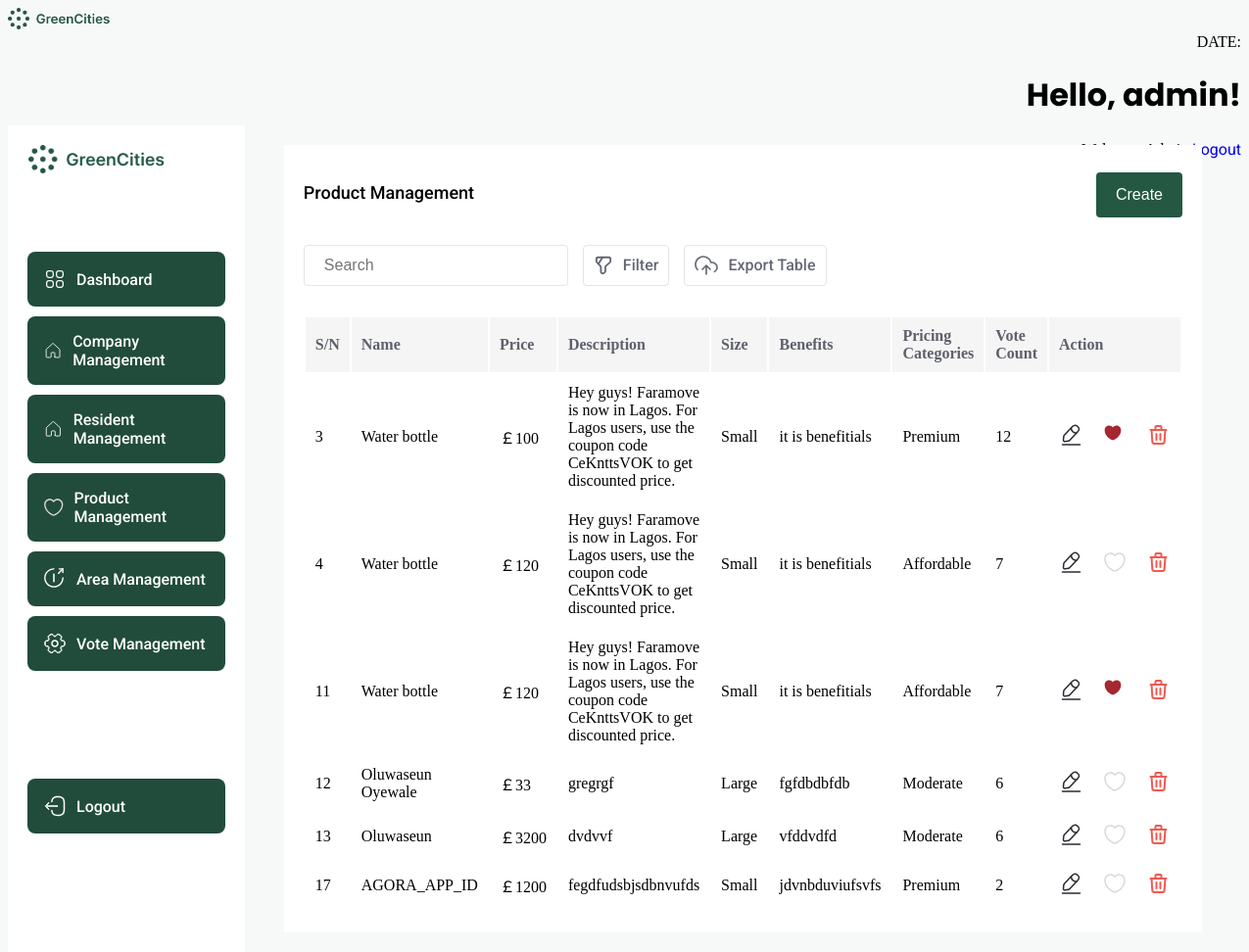
The page /product/index.php (signed in) on the database its author committed.
### tables this page shows
CREATE TABLE `product` (
  `id` int(11) NOT NULL,
  `name` varchar(50) NOT NULL,
  `price` float NOT NULL DEFAULT 0,
  `description` text NOT NULL,
  `size` varchar(15) NOT NULL,
  `benefits` text NOT NULL,
  `pricing_categories` varchar(15) NOT NULL,
  `class` varchar(50) NOT NULL DEFAULT 'Green energies products',
  `vote_count` int(11) NOT NULL DEFAULT 0
);

### product/index.php (the view, shortened to what this page needs)
<?php
$servername = "localhost";
$username = "root";
$password = "";
$dbname = "Green Alliance";
$conn = new mysqli($servername, $username, $password, $dbname);
$productListQuery = "SELECT * FROM `product`";
$productListResult = $conn->query($productListQuery);
$productListData = [];
$user_id = $_SESSION['id'];
if ($productListResult->num_rows > 0) {
    while ($row = $productListResult->fetch_assoc()) {
        $productId = $row['id'];
        $productName = $row['name'];
        $productPrice = $row['price'];
        $productDescription = $row['description'];
        $productSize = $row['size'];
        $voteCount = $row['vote_count'];
        $productBenefits = $row['benefits'];
        $productPricingCategories = $row['pricing_categories'];
        $voteValue = "FALSE";
        $check_vote_query = "SELECT * FROM votes WHERE product = $productId AND user = $user_id";
        $check_vote_result = $conn->query($check_vote_query);
        if( $check_vote_result->num_rows > 0) {
        if ($check_vote_result == true) {
            if (mysqli_num_rows($check_vote_result) > 0) {
                $voteValue = mysqli_fetch_assoc($check_vote_result)["vote"];
            }
        }
    }
        $myMap = [
            "id" => $productId,
            "name" => $productName,
            "price" => $productPrice,
            "description" => $productDescription,
            "size" => $productSize,
            "benefits" => $productBenefits,
            "vote" => $voteValue,
            "pricing_categories" => $productPricingCategories,
            "vote_count"=> $voteCount,
        ];
        $productListData[] = $myMap;
    }
} else {
}
$templateData = array(
    "result" => $productListData,
);
?>
<!DOCTYPE html>
<html lang="en">
<head>
</head>
<?php include ("../include/header.php"); ?>
<body>
    <div class="dashboard-container">
        <div class="sidebar">
            <img src="../images/banner.png" alt="logo" style="width: 200px; margin: 0 auto 70px; display: block;" />
            <?php if (isset($_SESSION['role']) && ($_SESSION['role'] === 'admin')) {
                ?>
                <a href="../dashboard.php">
                    <div class="sidebar-item">
                        <p>Dashboard</p>
                    </div>
                </a>
                <?php
            }
            ?>
            <?php
            if (isset($_SESSION['role']) && ($_SESSION['role'] === 'admin')) {
                ?>
                <a href="../company/">
                    <div class="sidebar-item">
                        <p>Company Management</p>
                    </div>
                </a>
                <?php
            }
            ?>
            <?php
            if (isset($_SESSION['role']) && ($_SESSION['role'] === 'admin')) {
                ?>
                <a href="../resident/">
                    <div class="sidebar-item">
                        <p>Resident Management</p>
                    </div>
                </a>
                <?php
            }
            ?>
            <?php
            if (isset($_SESSION['role']) && ($_SESSION['role'] === 'admin')) {
                ?>
                <div class="sidebar-item">
                    <p>Product Management</p>
                </div>
                <?php
            }
            ?>
            <?php
            if (isset($_SESSION['role']) && ($_SESSION['role'] === 'admin')) {
                ?>
                <a href="../area/">
                    <div class="sidebar-item">
                        <p>Area Management</p>
                    </div>
                </a>
                <?php
            }
            ?>
            <?php
            if (isset($_SESSION['role']) && ($_SESSION['role'] === 'admin')) {
                ?>
                <a href="../vote/">
                    <div class="sidebar-item">
                        <p>Vote Management</p>
                    </div>
                </a>
                <?php
            }
            ?>
            <a href="../logout.php">
                <div class="sidebar-item" style="margin: 100px 0 0;">
                    <p>Logout</p>
                </div>
            </a>
        </div>
        <div style="width: 100%;">
            <div style="background: white; margin: 20px 40px; padding: 20px;">
                <div style="display: flex; justify-content: space-between;">
                    <p style="font-size: 18px; font-weight: 500; color: black;">Product Management</p>
                    <a href="./create.php"> <button class="submit-btn">Create</button></a>
                </div>
                <div style="display:flex; gap: 15px; margin: 20px 0 30px;">
                    <input placeholder="Search" class="search" />
                    <div class="filter">
                        <p>Filter</p>
                    </div>
                    <div class="filter">
                        <p>Export Table</p>
                    </div>
                </div>
                <table class="table" style="width: 100%;">
                    <thead>
                        <tr style="background: #F5F5F6;">
                            <th scope="col" style="text-align: left">S/N</th>
                            <th scope="col" style="text-align: left">Name</th>
                            <th scope="col" style="text-align: left">Price</th>
                            <th scope="col" style="text-align: left">Description</th>
                            <th scope="col" style="text-align: left">Size</th>
                            <th scope="col" style="text-align: left">Benefits</th>
                            <th scope="col" style="text-align: left">Pricing Categories</th>
                            <th scope="col" style="text-align: left">Vote Count</th>
                            <th scope="col" style="text-align: left">Action</th>
                        </tr>
                    </thead>
                    <tbody>
                        <?php foreach ($templateData['result'] as $option): ?>
                            <tr>
                                <td><?php echo $option["id"]; ?></td>
                                <td><?php echo $option["name"]; ?></td>
                                <td><?php echo "￡" . $option["price"]; ?></td>
                                <td><?php echo $option["description"]; ?></td>
                                <td><?php echo $option["size"]; ?></td>
                                <td><?php echo $option["benefits"]; ?></td>
                                <td><?php echo $option["pricing_categories"]; ?></td>
                                <td><?php echo $option["vote_count"]; ?></td>
                                <td>
                                    <div style="display: flex; gap: 20px;">
                                        <a href="update.php?update=<?php echo $option['id']; ?>">
                                        </a>
                                        <?php
                                        if ($option['vote'] === "TRUE") {
                                            ?>
                                            <a href="index.php?vote=<?php echo $option['id']; ?>,no">
                                            </a>
                                            <?php
                                        } else {
                                            ?>
                                            <a href="index.php?vote=<?php echo $option['id']; ?>,yes">
                                            </a>
                                            <?php
                                        }
                                        ?>
                                        <a href="index.php?delete=<?php echo $option['id']; ?>">
                                        </a>
                                    </div>
                                </td>
                            </tr>
                        <?php endforeach; ?>
                    </tbody>
                </table>
            </div>
        </div>
    </div>
</body>
</html>

### product/index.php (style rules this page uses)
p, span, a, label { font-family: "Roboto", sans-serif; }
body { background-color: #F7F8F8; height: 100vh; flex-direction: column; }
.sidebar { width: 300px; padding: 20px; flex-direction: column; display: flex; gap: 10px; background: white; }
.sidebar-item { display: flex; padding: 16px; border-radius: 8px; align-items: center; gap: 10px; background: #214C3B; text-decoration: none; }
.sidebar-item p { color: white; font-size: 16px; font-weight: 500; margin: 0; text-decoration: none; }
.dashboard-container { display: flex; }
.submit-btn { background-color: #245843; color: white; padding: 14px 20px; margin: 8px 0; border: none; border-radius: 4px; cursor: pointer; font-size: 16px; }
thead, tbody { width: 100%; border-radius: 6px; }
thead th { padding: 10px; color: #5E606A; }
thead tr { border-bottom: 1px solid #F5F5F6; }
tbody td { padding: 10px; }
.search { width: 270px; padding: 10px 20px; display: inline-block; border: 1px solid #5E606A29; border-radius: 4px; box-sizing: border-box; background: transparent; outline: none; font-size: 16px; }
.filter { display: flex; gap: 10px; align-content: center; padding: 10px; border: 1px solid #5E606A29; border-radius: 4px; }
.filter p { color: #666974; font-size: 16px; font-weight: 500; margin: 0; }
a { text-decoration: none; }

### rows shown on the page
product: id "3", name "Water bottle", price "100", description "Hey guys! Faramove is now in Lagos. For Lagos users, use the coupon code CeKnttsVOK to get discounted price.", size "Small", benefits "it is benefitials", pricing_categories "Premium", vote_count "12"
product: id "4", name "Water bottle", price "120", description "Hey guys! Faramove is now in Lagos. For Lagos users, use the coupon code CeKnttsVOK to get discounted price.", size "Small", benefits "it is benefitials", pricing_categories "Affordable", vote_count "7"
product: id "11", name "Water bottle", price "120", description "Hey guys! Faramove is now in Lagos. For Lagos users, use the coupon code CeKnttsVOK to get discounted price.", size "Small", benefits "it is benefitials", pricing_categories "Affordable", vote_count "7"
product: id "12", name "Oluwaseun Oyewale", price "33", description "gregrgf", size "Large", benefits "fgfdbdbfdb", pricing_categories "Moderate", vote_count "6"
product: id "13", name "Oluwaseun", price "3200", description "dvdvvf", size "Large", benefits "vfddvdfd", pricing_categories "Moderate", vote_count "6"
product: id "17", name "AGORA_APP_ID", price "1200", description "fegdfudsbjsdbnvufds", size "Small", benefits "jdvnbduviufsvfs", pricing_categories "Premium", vote_count "2"

### other values the page prints
$name "admin"
